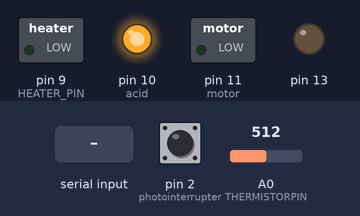
Bench run of a sketch on a simulated Arduino Uno, built with avr-gcc and run on an emulated ATmega328P. Shown: switched loads named in the sketch (green lamp = pin HIGH), output pins drawn as LEDs (lit = HIGH). Dashed ring = blinking. The test bench sets the inputs (shaded band); at power-on: A0 (THERMISTORPIN) = 512, pin 2 (photointerrupter) LOW. What the sketch prints to the serial monitor is not drawn.

Above: at 1.2 s.
1.3 s: A0 (THERMISTORPIN) set to 531
At 3.1 s:
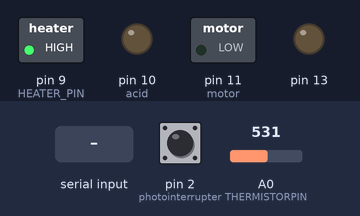
4.3 s: "90,45\n" received over Serial
At 6.3 s:
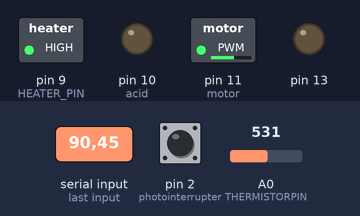
7.3 s: A0 (THERMISTORPIN) set to 511
At 8.4 s:
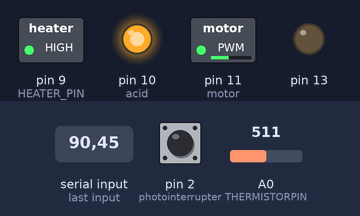
10.3 s: A0 (THERMISTORPIN) set to 716
At 11.7 s:
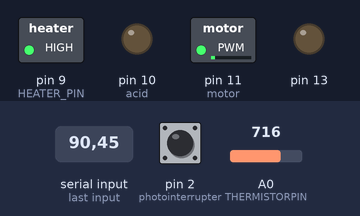
12.2 s: A0 (THERMISTORPIN) set to 0
At 13.8 s:
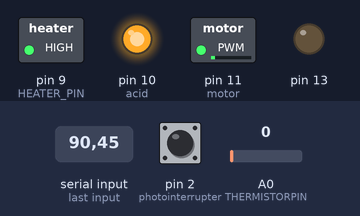
15.2 s: A0 (THERMISTORPIN) set to 2
At 15.7 s:
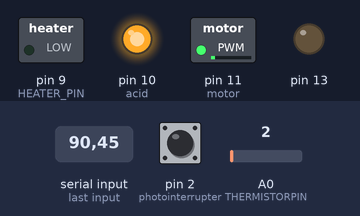
Timing chart, 0 to 17.7 s (numbered marks = the images above; inputs shaded):
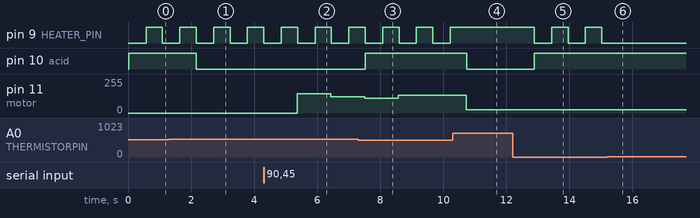

The sketch:

Integrated_arduino.ino
```cpp
//For testing motor speed with kit:
// 1. Adjust range for analogWrite output
// 2. Uncomment UI communication if testing with UI

//Pins//
int photointerrupter = 2;
int motor = 11;

//Speed data collection//
volatile int interruptCount = 0;
volatile int currentInterrupts;

String speedInput;
float value = 0;

//ph control
#include <math.h>
int alkaline = 9;
int acid = 10;

// heating definition
#define THERMISTORPIN A0
#define THERMISTORNOMINAL 10000
#define TEMPERATURENOMINAL 24
#define NUMSAMPLES 5
#define BCOEFFICIENT 3980
#define SERIESRESISTOR 10000
#define HEATER_PIN 9

uint16_t samples[NUMSAMPLES];

float setTemp = 30;


//*******************//
//Interrupt Functions//
//*******************//

void interruptCounter()  {
  interruptCount++;
}

ISR(TIMER1_COMPA_vect){//timer1 interrupt 1Hz toggles pin 13 (LED)
  currentInterrupts = interruptCount;
  interruptCount = 0;
}

//**************//
//Core Functions//
//**************//

void setup() {
  Serial.begin(9600);

  //Set pin modes//
  pinMode(photointerrupter, INPUT);
  pinMode(motor, OUTPUT);
  pinMode(13, OUTPUT);

  cli();

  //ph setup
  pinMode(acid, OUTPUT);
  pinMode(alkaline, OUTPUT);

 /*Set up a timer*/
  TCCR1A = 0;
  TCCR1B = 0;
  TCNT1  = 0;
  OCR1A = 15624;
  TCCR1B |= (1 << WGM12);
  TCCR1B |= (1 << CS12) | (1 << CS10);
  TIMSK1 |= (1 << OCIE1A);

  sei();

  attachInterrupt(digitalPinToInterrupt(2), interruptCounter, RISING);

  // heating setup
  analogReference(EXTERNAL);
}

void loop(){
  int motorRPS = currentInterrupts;
  int motorRPM = motorRPS * 30;
  //Serial.print("motorRPM: ");
  //Serial.println(motorRPM);
  int printed = 3000 - value;

  //UI communication//
  if (Serial.available() > 0) {
    speedInput = Serial.read();
    //Serial.print("Received: ");
    //Serial.println(speedInput);
    value = (255.0/100.0) * speedInput.toInt();
  }

  Serial.println(motorRPM);

  //Output for UI testing without motor
  analogWrite(motor, value);
  delay(20);

  //ph loop
  int sensor = analogRead(A0);
  float voltage = sensor * (5000/1024.0);
  float vph = voltage - 2500;
  float ph = 7 - ((vph/1000)*9.6485309*pow(10,4))/(8.314510*298*log(10));
  Serial.println(ph);

  if (ph > 5.5)
  {
    digitalWrite(acid, HIGH);
    digitalWrite(alkaline, LOW);
  }
  else if (ph < 4.5)
  {
    digitalWrite(alkaline, HIGH);
    digitalWrite(acid, LOW);
  }
  else
  {
    digitalWrite(alkaline, LOW);
    digitalWrite(acid, LOW);
  }

  delay(500);


  // Temperature Reaing
  uint8_t i;
  float average;

  for (i=0; i< NUMSAMPLES; i++) {
   samples[i] = analogRead(THERMISTORPIN);
   delay(10);
  }

  average = 0;
  for (i=0; i< NUMSAMPLES; i++) {
     average += samples[i];
  }
  average /= NUMSAMPLES;

//  Serial.print("Average analog reading ");
//  Serial.println(average);

  average = 1023 / average - 1;
  average = SERIESRESISTOR / average;
  //Serial.print("Thermistor resistance ");
  //Serial.println(average);

  float steinhart;
  steinhart = average / THERMISTORNOMINAL;
  steinhart = log(steinhart);
  steinhart /= BCOEFFICIENT;
  steinhart += 1.0 / (TEMPERATURENOMINAL + 273.15);
  steinhart = 1.0 / steinhart;
  steinhart -= 273.15;

  Serial.print(steinhart);


 //Temperature Regulation
  if (steinhart > setTemp){
    digitalWrite(HEATER_PIN, LOW);
    //Serial.println("----- Heater is off -----");
  }else{
    digitalWrite(HEATER_PIN, HIGH);
    //Serial.println("----- Heater is on -----");
  }
  delay(500);

}
```

Measured:
- the behaviour switches between 530 and 531 on A0 (THERMISTORPIN) (found by bisection; images 0 and 1)
- the behaviour switches between 0 and 1 on A0 (THERMISTORPIN) (found by bisection; images 5 and 6)
- after the input at 1.3 s, pin 10 (acid): HIGH → LOW after 0.87 s
- after the input at 4.3 s, pin 11 (motor): 0/255 → 145/255 after 1.1 s, → 122/255 1.1 s later
- after the input at 7.3 s, pin 10 (acid): LOW → HIGH after 0.23 s
- after the input at 10.3 s, pin 9 (HEATER_PIN): stays HIGH (without the input it goes to LOW after 0.44 s); pin 10 (acid): HIGH → LOW after 0.44 s
- after the input at 12.2 s, pin 9 (HEATER_PIN): alternates HIGH for 0.52 s and LOW for 0.55 s, starting after 0.69 s; pin 10 (acid): LOW → HIGH after 0.69 s
- after the input at 15.2 s, pin 9 (HEATER_PIN): stops changing and stays LOW
